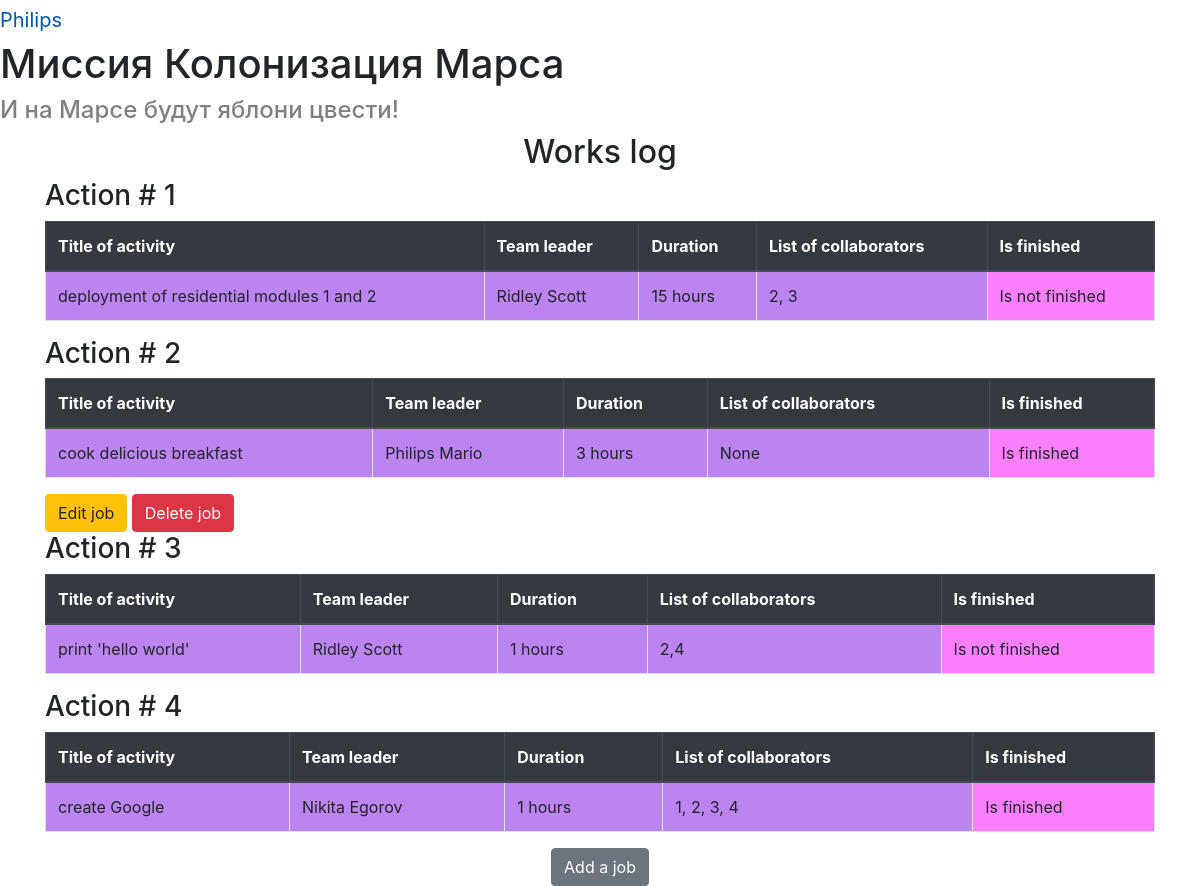
/ (signed in), run on the app's committed database.
### data/users.py (models this page shows, shortened)
class User(SqlAlchemyBase, UserMixin, SerializerMixin):
    __tablename__ = 'users'
    id = sqlalchemy.Column(sqlalchemy.Integer, primary_key=True, autoincrement=True)
    surname = sqlalchemy.Column(sqlalchemy.String)
    name = sqlalchemy.Column(sqlalchemy.String)
    age = sqlalchemy.Column(sqlalchemy.Integer)
    position = sqlalchemy.Column(sqlalchemy.String)
    speciality = sqlalchemy.Column(sqlalchemy.String)
    address = sqlalchemy.Column(sqlalchemy.String)
    email = sqlalchemy.Column(sqlalchemy.String, unique=True)
    hashed_password = sqlalchemy.Column(sqlalchemy.String)
    modified_date = sqlalchemy.Column(sqlalchemy.DateTime, default=datetime.datetime.now)

### data/jobs.py (models this page shows, shortened)
class Jobs(SqlAlchemyBase, UserMixin, SerializerMixin):
    __tablename__ = 'jobs'
    id = sqlalchemy.Column(sqlalchemy.Integer, primary_key=True, autoincrement=True)
    team_leader = sqlalchemy.Column(sqlalchemy.Integer, sqlalchemy.ForeignKey("users.id"))
    job = sqlalchemy.Column(sqlalchemy.String)
    work_size = sqlalchemy.Column(sqlalchemy.Integer)
    collaborators = sqlalchemy.Column(sqlalchemy.String)
    start_date = sqlalchemy.Column(sqlalchemy.DateTime)
    end_date = sqlalchemy.Column(sqlalchemy.DateTime)
    is_finished = sqlalchemy.Column(sqlalchemy.Boolean)
    user = orm.relationship('User')

### main.py (the view)
@app.route("/")
def works():
    db_session.global_init("db/mars_explorer.db")
    session = db_session.create_session()
    jobs = session.query(Jobs, User).join(User, User.id == Jobs.team_leader).all()
    return render_template("jobs.html", title="Работы", jobs=jobs)

### data/db_session.py (called while the page is built, shortened)
def global_init(db_file):
    global __factory
    if __factory:
        return

def create_session() -> Session:
    global __factory
    return __factory()

### main.py (called while the page is built)
@login_manager.user_loader
def load_user(user_id):
    db_sess = db_session.create_session()
    return db_sess.query(User).get(user_id)

### templates/jobs.html
{% extends "base.html" %}
{% block content %}
    <link rel="stylesheet" type="text/css" href="{{ url_for('static', filename='css/style.css') }}">
    <h2>Works log</h2>
    <div class="container">
        <div class="row">
            <div class="col-md-12">
                {% for job, user in jobs %}
                    <h3>Action # {{ loop.index }}</h3>
                    <table class="table table-bordered table-striped">
                        <thead class="thead-dark">
                            <tr>
                                <th scope="col">Title of activity</th>
                                <th scope="col">Team leader</th>
                                <th scope="col">Duration</th>
                                <th scope="col">List of collaborators</th>
                                <th scope="col">Is finished</th>
                            </tr>
                        </thead>
                        <tbody>
                            <tr>
                                <td>{{ job.job }}</td>
                                <td>{{ user.name }} {{ user.surname }}</td>
                                <td>{{ job.work_size }} hours</td>
                                <td>{{ job.collaborators }}</td>
                                <td class="finished">{{ "Is finished" if job.is_finished else "Is not finished" }}</td>
                            </tr>
                        </tbody>
                    </table>
                    {% if current_user.is_authenticated and (current_user == job.user or current_user.id == 1) %}
                        <div>
                            <a href="/works/{{ job.id }}" class="btn btn-warning">
                                Edit job
                            </a>
                            <a href="/job_delete/{{ job.id }}" class="btn btn-danger">
                                Delete job
                            </a>
                        </div>
                    {% endif %}
                {% endfor %}
            </div>
        </div>
    </div>
    {% if current_user.is_authenticated %}
        <div class="text-center">
            <a href="add_job" class="btn btn-secondary">Add a job</a>
        </div>
    {% endif %}
{% endblock %}

### templates/base.html (shortened to what this page needs)
<!DOCTYPE html>
<html lang="en">
<head>
    <link rel="stylesheet"
          href="https://stackpath.bootstrapcdn.com/bootstrap/4.4.1/css/bootstrap.min.css"
>
    </head>
    <body>
        <nav>
            {% if current_user.is_authenticated %}
                <a class="navbar-brand" href="/logout">{{ current_user.name }}</a>
            {% else %}
                <p>
                    <a class="btn btn-primary " href="/register">Зарегистрироваться</a>
                    <a class="btn btn-success" href="/login">Войти</a>
                </p>
            {% endif %}
        </nav>
        <h1>Миссия Колонизация Марса</h1>
        <h4>И на Марсе будут яблони цвести!</h4>
        {% block content %}{% endblock %}
    </body>
</html>

### static/css/style.css (style rules this page uses)
h2 { text-align: center }
h4 { color: grey }
td { background-color: #bc84f0 }
.finished { background-color: #fb7efd }

### data on the page
User: name "Philips"
Jobs: job "deployment of residential modules 1 and 2", name "Ridley", surname "Scott", work_size "15", collaborators "2, 3", is_finished "Is not finished"
Jobs: job "cook delicious breakfast", name "Philips", surname "Mario", work_size "3", collaborators "None", is_finished "Is finished"
Jobs: job "print 'hello world'", name "Ridley", surname "Scott", work_size "1", collaborators "2,4", is_finished "Is not finished"
Jobs: job "create Google", name "Nikita", surname "Egorov", work_size "1", collaborators "1, 2, 3, 4", is_finished "Is finished"
